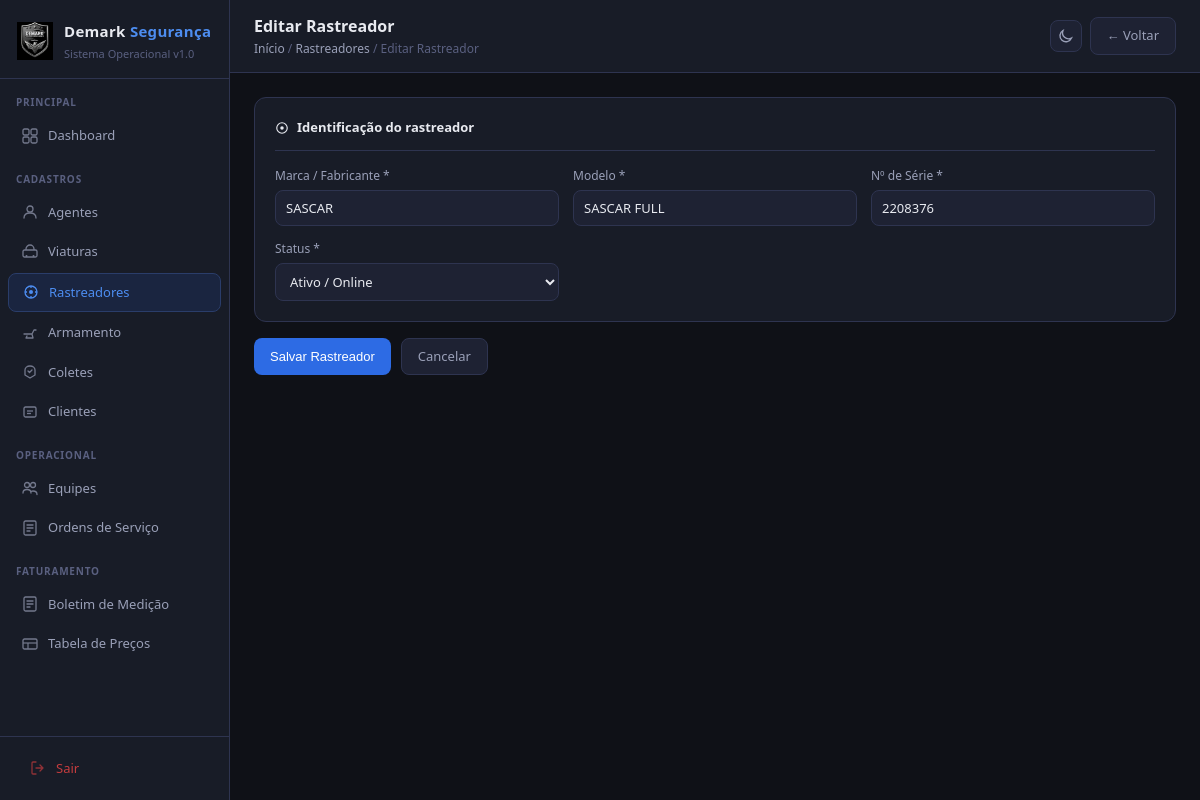
Screenshot of /rastreadores/1/editar/ (signed in) with the database file from the repository.
### cadastros/models.py (models this page shows, shortened)
class Rastreador(models.Model):
    STATUS_CHOICES = [
        ('online', 'Ativo / Online'),
        ('offline', 'Offline'),
        ('manutencao', 'Em manutencao'),
    ]
    marca = models.CharField(max_length=100, verbose_name='Marca / Fabricante')
    modelo = models.CharField(max_length=100, verbose_name='Modelo')
    numero_serie = models.CharField(max_length=50, unique=True, verbose_name='Nr de Serie')
    status = models.CharField(max_length=15, choices=STATUS_CHOICES, default='online', verbose_name='Status')
    criado_em = models.DateTimeField(auto_now_add=True)
    atualizado_em = models.DateTimeField(auto_now=True)
    class Meta:
        verbose_name = 'Rastreador'
        verbose_name_plural = 'Rastreadores'
        ordering = ['marca', 'modelo']

### cadastros/views.py (the view)
# urls.py: path('rastreadores/<int:pk>/editar/', views.rastreador_edit, name='rastreador_edit'),
@login_required
def rastreador_edit(request, pk):
    rastreador = get_object_or_404(Rastreador, pk=pk)
    form = RastreadorForm(request.POST or None, instance=rastreador)
    if form.is_valid():
        form.save()
        messages.success(request, 'Rastreador atualizado com sucesso!')
        return redirect('rastreador_list')
    return render(request, 'cadastros/rastreador_form.html', {'form': form, 'titulo': 'Editar Rastreador', 'obj': rastreador})

### cadastros/forms.py
class RastreadorForm(forms.ModelForm):
    class Meta:
        model = Rastreador
        exclude = ['criado_em', 'atualizado_em']
        widgets = {
            'marca': forms.TextInput(attrs={'placeholder': 'Ex: SASCAR'}),
            'modelo': forms.TextInput(attrs={'placeholder': 'Ex: SASCAR Full'}),
            'numero_serie': forms.TextInput(attrs={'placeholder': 'SER-00000'}),
        }

### cadastros/templates/cadastros/rastreador_form.html (shortened to what this page needs)
{% extends 'cadastros/base.html' %}
{% block page_title %}{{ titulo }}{% endblock %}
{% block breadcrumb %}<a href="{% url 'dashboard' %}">Início</a> / <a href="{% url 'rastreador_list' %}">Rastreadores</a> / {{ titulo }}{% endblock %}
{% block topbar_actions %}<a href="{% url 'rastreador_list' %}" class="btn btn-secondary">← Voltar</a>{% endblock %}
{% block content %}
<form method="post">
  <div class="card">
    <div class="card-title">
      <svg width="14" height="14" fill="none" viewBox="0 0 16 16"><circle cx="8" cy="8" r="6" stroke="currentColor" stroke-width="1.3"/><circle cx="8" cy="8" r="2" fill="currentColor"/></svg>
      Identificação do rastreador
    </div>
    <div class="form-grid form-grid-3">
      <div class="field"><label>Marca / Fabricante *</label>{{ form.marca }}</div>
      <div class="field"><label>Modelo *</label>{{ form.modelo }}</div>
      <div class="field"><label>Nº de Série *</label>{{ form.numero_serie }}</div>
      <div class="field"><label>Status *</label>{{ form.status }}</div>
    </div>
  </div>
  <div style="display:flex;gap:10px;margin-top:16px">
    <button type="submit" class="btn btn-primary">Salvar Rastreador</button>
    <a href="{% url 'rastreador_list' %}" class="btn btn-secondary">Cancelar</a>
  </div>
</form>
{% endblock %}

### cadastros/templates/cadastros/base.html (style rules this page uses)
* { box-sizing:border-box;margin:0;padding:0 }
:root { --bg:#0f1117;--bg2:#181c27;--bg3:#1e2233;--bg4:#252a3a; --border:#2e3450;--border2:#3a4060; --text:#e8eaf0;--text2:#9aa0b8;--text3:#5a6080; --blue:#2d6be4;--blue2:#1a4db8;--blue-light:#4d8df0; --blue-bg:#1a2540;--blue-border:#2a3d6a; --green:#22c55e;--green-bg:#0f2a1a; --red:#ef4444;--red-bg:#2a0f0f; --amber:#f59e0b;--amber-bg:#2a1f0a; --gray:#64748b; --radius:8px;--radius-lg:12px; }
body { font-family:'Segoe UI',system-ui,sans-serif;background:var(--bg);color:var(--text);font-size:14px;line-height:1.5;display:flex;min-height:100vh }
.topbar-left .breadcrumb a { color:var(--text2);text-decoration:none }
.btn { display:inline-flex;align-items:center;gap:6px;padding:8px 16px;border-radius:var(--radius);font-size:13px;font-weight:500;cursor:pointer;border:none;text-decoration:none;transition:all .15s }
.btn-primary { background:var(--blue);color:#fff }
.btn-secondary { background:var(--bg3);color:var(--text2);border:1px solid var(--border) }
.card { background:var(--bg2);border:1px solid var(--border);border-radius:var(--radius-lg);padding:20px }
.card-title { font-size:13px;font-weight:600;color:var(--text);margin-bottom:16px;padding-bottom:12px;border-bottom:1px solid var(--border);display:flex;align-items:center;gap:8px }
.form-grid { display:grid;gap:14px }
.form-grid-3 { grid-template-columns:1fr 1fr 1fr }
.field { display:flex;flex-direction:column;gap:5px }
.field label { font-size:12px;color:var(--text2);font-weight:500 }
.field input,.field select,.field textarea { background:var(--bg3);border:1px solid var(--border);border-radius:var(--radius);padding:8px 10px;color:var(--text);font-size:13px;font-family:inherit;outline:none;transition:border .15s }
.field select option { background:var(--bg3) }

### rows the page displays
Rastreador: marca "SASCAR", modelo "SASCAR FULL", numero_serie "2208376", status "Ativo / Online"

### other values shown
{{ titulo }} "Editar Rastreador"
